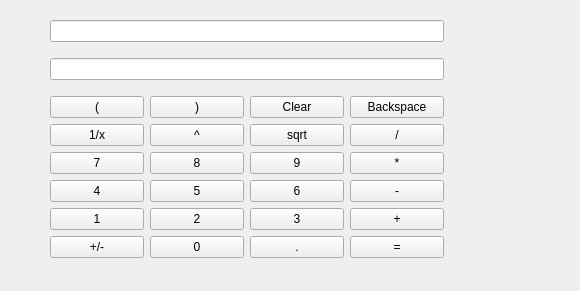
<?xml version="1.0" encoding="UTF-8"?>
<ui version="4.0">
 <class>Form</class>
 <widget class="QWidget" name="Form">
  <property name="geometry">
   <rect>
    <x>0</x>
    <y>0</y>
    <width>580</width>
    <height>291</height>
   </rect>
  </property>
  <property name="windowTitle">
   <string>Form</string>
  </property>
  <widget class="QWidget" name="verticalLayoutWidget">
   <property name="geometry">
    <rect>
     <x>50</x>
     <y>10</y>
     <width>394</width>
     <height>260</height>
    </rect>
   </property>
   <layout class="QVBoxLayout" name="verticalLayout">
    <item>
     <widget class="QLineEdit" name="formula_box"/>
    </item>
    <item>
     <widget class="QLineEdit" name="results_box">
      <property name="readOnly">
       <bool>true</bool>
      </property>
     </widget>
    </item>
    <item>
     <layout class="QGridLayout" name="gridLayout">
      <item row="5" column="2">
       <widget class="QPushButton" name="decimal_btn">
        <property name="text">
         <string>.</string>
        </property>
       </widget>
      </item>
      <item row="4" column="0">
       <widget class="QPushButton" name="one_btn">
        <property name="text">
         <string>1</string>
        </property>
       </widget>
      </item>
      <item row="1" column="2">
       <widget class="QPushButton" name="sqrt_btn">
        <property name="text">
         <string>sqrt</string>
        </property>
       </widget>
      </item>
      <item row="3" column="3">
       <widget class="QPushButton" name="subtract_btn">
        <property name="text">
         <string>-</string>
        </property>
       </widget>
      </item>
      <item row="2" column="0">
       <widget class="QPushButton" name="seven_btn">
        <property name="text">
         <string>7</string>
        </property>
       </widget>
      </item>
      <item row="3" column="0">
       <widget class="QPushButton" name="four_btn">
        <property name="text">
         <string>4</string>
        </property>
       </widget>
      </item>
      <item row="0" column="0">
       <widget class="QPushButton" name="left_paren_btn">
        <property name="text">
         <string>(</string>
        </property>
       </widget>
      </item>
      <item row="1" column="3">
       <widget class="QPushButton" name="divide_btn">
        <property name="text">
         <string>/</string>
        </property>
       </widget>
      </item>
      <item row="5" column="1">
       <widget class="QPushButton" name="zero_btn">
        <property name="text">
         <string>0</string>
        </property>
       </widget>
      </item>
      <item row="0" column="3">
       <widget class="QPushButton" name="bspc_btn">
        <property name="text">
         <string>Backspace</string>
        </property>
       </widget>
      </item>
      <item row="3" column="1">
       <widget class="QPushButton" name="five_btn">
        <property name="text">
         <string>5</string>
        </property>
       </widget>
      </item>
      <item row="1" column="0">
       <widget class="QPushButton" name="invert_btn">
        <property name="text">
         <string>1/x</string>
        </property>
       </widget>
      </item>
      <item row="3" column="2">
       <widget class="QPushButton" name="six_btn">
        <property name="text">
         <string>6</string>
        </property>
       </widget>
      </item>
      <item row="0" column="1">
       <widget class="QPushButton" name="right_paren_btn">
        <property name="text">
         <string>)</string>
        </property>
       </widget>
      </item>
      <item row="5" column="3">
       <widget class="QPushButton" name="equal_btn">
        <property name="text">
         <string>=</string>
        </property>
       </widget>
      </item>
      <item row="2" column="1">
       <widget class="QPushButton" name="eight_btn">
        <property name="text">
         <string>8</string>
        </property>
       </widget>
      </item>
      <item row="2" column="2">
       <widget class="QPushButton" name="nine_btn">
        <property name="text">
         <string>9</string>
        </property>
       </widget>
      </item>
      <item row="4" column="1">
       <widget class="QPushButton" name="two_btn">
        <property name="text">
         <string>2</string>
        </property>
       </widget>
      </item>
      <item row="4" column="3">
       <widget class="QPushButton" name="add_btn">
        <property name="text">
         <string>+</string>
        </property>
       </widget>
      </item>
      <item row="5" column="0">
       <widget class="QPushButton" name="plusminus_btn">
        <property name="text">
         <string>+/-</string>
        </property>
       </widget>
      </item>
      <item row="4" column="2">
       <widget class="QPushButton" name="three_btn">
        <property name="text">
         <string>3</string>
        </property>
       </widget>
      </item>
      <item row="0" column="2">
       <widget class="QPushButton" name="clear_btn">
        <property name="text">
         <string>Clear</string>
        </property>
       </widget>
      </item>
      <item row="2" column="3">
       <widget class="QPushButton" name="multiply_btn">
        <property name="text">
         <string>*</string>
        </property>
       </widget>
      </item>
      <item row="1" column="1">
       <widget class="QPushButton" name="pwr_btn">
        <property name="text">
         <string>^</string>
        </property>
       </widget>
      </item>
     </layout>
    </item>
   </layout>
  </widget>
 </widget>
 <resources/>
 <connections/>
</ui>
